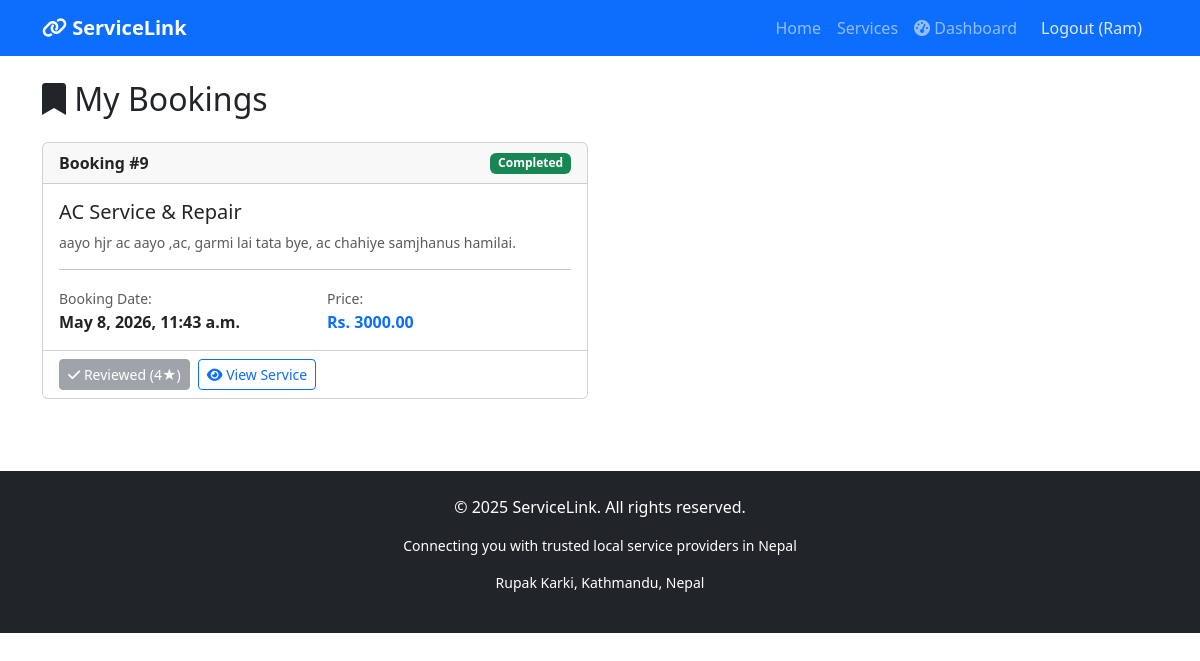
/services/my-bookings/ (signed in), run on the app's committed database.
### services/models.py (models this page shows, shortened)
class Booking(models.Model):
    STATUS_CHOICES = [
        ('pending', 'Pending'),
        ('confirmed', 'Confirmed'),
        ('completed', 'Completed'),
        ('cancelled', 'Cancelled'),
    ]
    service = models.ForeignKey(Service, on_delete=models.CASCADE, related_name='bookings')
    customer = models.ForeignKey(User, on_delete=models.CASCADE, related_name='bookings')
    booking_date = models.DateTimeField()
    special_requests = models.TextField(blank=True)
    status = models.CharField(max_length=20, choices=STATUS_CHOICES, default='pending')
    created_at = models.DateTimeField(auto_now_add=True)
    updated_at = models.DateTimeField(auto_now=True)
    class Meta:
        ordering = ['-created_at']

class Service(models.Model):
    title = models.CharField(max_length=200)
    description = models.TextField()
    price = models.DecimalField(max_digits=10, decimal_places=2)
    category = models.ForeignKey(Category, on_delete=models.CASCADE)
    provider = models.ForeignKey(User, on_delete=models.CASCADE, related_name='services')
    image = models.ImageField(upload_to='services/', blank=True, null=True)
    location = models.CharField(max_length=200, blank=True)
    is_available = models.BooleanField(default=True)
    created_at = models.DateTimeField(auto_now_add=True)

class Review(models.Model):
    booking = models.OneToOneField(Booking, on_delete=models.CASCADE, related_name='review')
    rating = models.IntegerField(choices=[(i, i) for i in range(1, 6)])  # 1 to 5 stars
    comment = models.TextField()
    created_at = models.DateTimeField(auto_now_add=True)
    class Meta:
        ordering = ['-created_at']

### services/views.py (the view)
# urls.py: path('my-bookings/', views.my_bookings, name='my_bookings'),
@login_required
def my_bookings(request):
    bookings = Booking.objects.filter(customer=request.user)
    return render(request, 'services/my_bookings.html', {
        'bookings': bookings
    })

### services/templates/services/my_bookings.html (shortened to what this page needs)
{% extends 'base.html' %}
{% block content %}
<div class="container mt-4">
    <h2 class="mb-4"><i class="fas fa-bookmark"></i> My Bookings</h2>
    {% if bookings %}
        <div class="row">
            {% for booking in bookings %}
            <div class="col-md-6 mb-4">
                <div class="card h-100">
                    <div class="card-header d-flex justify-content-between align-items-center">
                        <strong>Booking #{{ booking.id }}</strong>
                        <span class="badge {% if booking.status == 'pending' %}bg-warning
                                           {% elif booking.status == 'confirmed' %}bg-info
                                           {% elif booking.status == 'completed' %}bg-success
                                           {% else %}bg-danger{% endif %}">
                            {{ booking.status|title }}
                        </span>
                    </div>
                    <div class="card-body">
                        <h5>{{ booking.service.title }}</h5>
                        <p class="text-muted small">{{ booking.service.description|truncatewords:15 }}</p>
                        <hr>
                        <div class="row">
                            <div class="col-6">
                                <small class="text-muted">Booking Date:</small>
                                <p class="mb-0"><strong>{{ booking.booking_date|date:"F j, Y, g:i a" }}</strong></p>
                            </div>
                            <div class="col-6">
                                <small class="text-muted">Price:</small>
                                <p class="mb-0"><strong class="text-primary">Rs. {{ booking.service.price }}</strong></p>
                            </div>
                        </div>
                    </div>
                    <div class="card-footer bg-white">
                        <div class="d-flex gap-2">
                            {% if booking.status == 'pending' %}
                            <a href="{% url 'cancel_booking' booking.id %}" class="btn btn-danger btn-sm"
                               onclick="return confirm('Are you sure you want to cancel this booking?')">
                                <i class="fas fa-times"></i> Cancel
                            </a>
                             {% elif booking.status == 'completed' %}
                                 {% if booking.review %}
                                     <button class="btn btn-secondary btn-sm" disabled>
                                           <i class="fas fa-check"></i> Reviewed ({{ booking.review.rating }}★)
                                        </button>
                                 {% else %}
                                     <a href="{% url 'leave_review' booking.id %}" class="btn btn-warning btn-sm">
                                         <i class="fas fa-star"></i> Leave a Review
                                     </a>
                                 {% endif %}
                             {% endif %}
                            <a href="{% url 'service_detail' booking.service.id %}" class="btn btn-outline-primary btn-sm">
                                <i class="fas fa-eye"></i> View Service
                            </a>
                        </div>
                    </div>
                </div>
            </div>
            {% endfor %}
        </div>
    {% else %}
        <div class="alert alert-info text-center">
            <i class="fas fa-info-circle fa-2x mb-2"></i>
            <p>You haven't made any bookings yet.</p>
            <a href="{% url 'service_list' %}" class="btn btn-primary">Browse Services</a>
        </div>
    {% endif %}
</div>
{% endblock %}

### templates/base.html (shortened to what this page needs)
<!DOCTYPE html>
<html lang="en">
<head>
    <link href="https://cdn.jsdelivr.net/npm/bootstrap@5.3.0/dist/css/bootstrap.min.css" rel="stylesheet">
    <link rel="stylesheet" href="https://cdnjs.cloudflare.com/ajax/libs/font-awesome/6.0.0/css/all.min.css">
</head>
<body>
    <nav class="navbar navbar-expand-lg navbar-dark bg-primary">
        <div class="container">
            <a class="navbar-brand fw-bold" href="/">
                <i class="fas fa-link"></i> ServiceLink
            </a>
            <div class="collapse navbar-collapse" id="navbarNav">
                <ul class="navbar-nav ms-auto">
                    <li class="nav-item">
                        <a class="nav-link" href="/">Home</a>
                    </li>
                    <li class="nav-item">
                        <a class="nav-link" href="/services/">Services</a>
                    </li>
                    {% if user.is_authenticated %}
                        <li class="nav-item">
                            <a class="nav-link" href="{% url 'dashboard' %}">
                                <i class="fas fa-tachometer-alt"></i> Dashboard
                            </a>
                        </li>
                        <li class="nav-item">
                            <form action="{% url 'logout' %}" method="post" style="display: inline;">
                                <button type="submit" class="nav-link btn btn-link" style="display: inline; background: none; border: none; color: rgba(255,255,255,0.85); padding: 8px 16px;">
                                    Logout ({{ user.username }})
                                </button>
                            </form>
                        </li>
                    {% endif %}
                </ul>
            </div>
        </div>
    </nav>
    {% block content %}
    {% endblock %}
    <footer class="bg-dark text-white mt-5 py-4">
        <div class="container text-center">
            <p>&copy; 2025 ServiceLink. All rights reserved.</p>
            <p class="small">Connecting you with trusted local service providers in Nepal</p>
            <p class="small">Rupak Karki, Kathmandu, Nepal</p>
        </div>
    </footer>
</body>
</html>

### templates/base.html (style rules this page uses)
footer { margin-top: 50px; }

### data on the page
Booking: id "9", status "Completed", service "AC Service & Repair", service.description "aayo hjr ac aayo ,ac, garmi lai tata bye, ac chahiye samjhanus hamilai.", booking_date "May 8, 2026, 11:43 a.m.", service.price "3000.00", review.rating "4"

### other printed values
{{ user.username }} "Ram"
